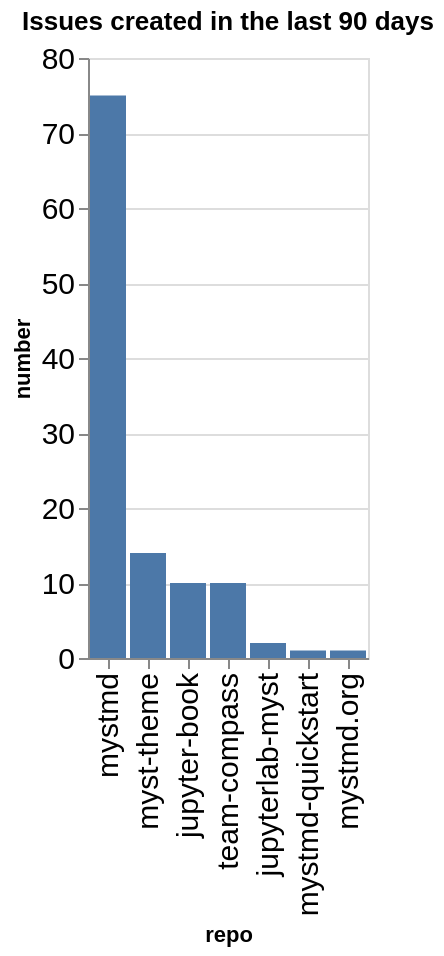

Source (notebook cell):
### Code cell
created_counts = created.groupby(['org', 'repo']).count()['number'].reset_index()
created_counts['org/repo'] = created_counts.apply(lambda a: a['org'] + '/' + a['repo'], axis=1)
sorted_vals = created_counts.sort_values(['org', 'number'], ascending=False)['repo'].values
alt.Chart(data=created_counts, title=f"Issues created in the last {n_days} days").mark_bar().encode(
    x=alt.X('repo', sort=alt.Sort(sorted_vals.tolist())),
    y='number',
)

### Figure 1 — Vega-Lite specification as saved in the notebook (floating-point values rounded to 4 significant figures)
{"config": {"axisLeft": {"labelFontSize": 15}, "axisBottom": {"labelFontSize": 15}}, "data": {"name": "data-1d21b899f1c4a44eb15cb28c8f5d1d34"}, "mark": {"type": "bar"}, "encoding": {"x": {"field": "repo", "sort": ["mystmd", "myst-theme", "jupyter-book", "team-compass", "jupyterlab-myst", "mystmd-quickstart", "mystmd.org"], "type": "nominal"}, "y": {"field": "number", "type": "quantitative"}}, "title": "Issues created in the last 90 days", "$schema": "https://vega.github.io/schema/vega-lite/v5.20.1.json", "datasets": {"data-1d21b899f1c4a44eb15cb28c8f5d1d34": [{"org": "jupyter-book", "repo": "jupyter-book", "number": 10, "org/repo": "jupyter-book/jupyter-book"}, {"org": "jupyter-book", "repo": "jupyterlab-myst", "number": 2, "org/repo": "jupyter-book/jupyterlab-myst"}, {"org": "jupyter-book", "repo": "myst-theme", "number": 14, "org/repo": "jupyter-book/myst-theme"}, {"org": "jupyter-book", "repo": "mystmd", "number": 75, "org/repo": "jupyter-book/mystmd"}, {"org": "jupyter-book", "repo": "mystmd-quickstart", "number": 1, "org/repo": "jupyter-book/mystmd-quickstart"}, {"org": "jupyter-book", "repo": "mystmd.org", "number": 1, "org/repo": "jupyter-book/mystmd.org"}, {"org": "jupyter-book", "repo": "team-compass", "number": 10, "org/repo": "jupyter-book/team-compass"}]}}
